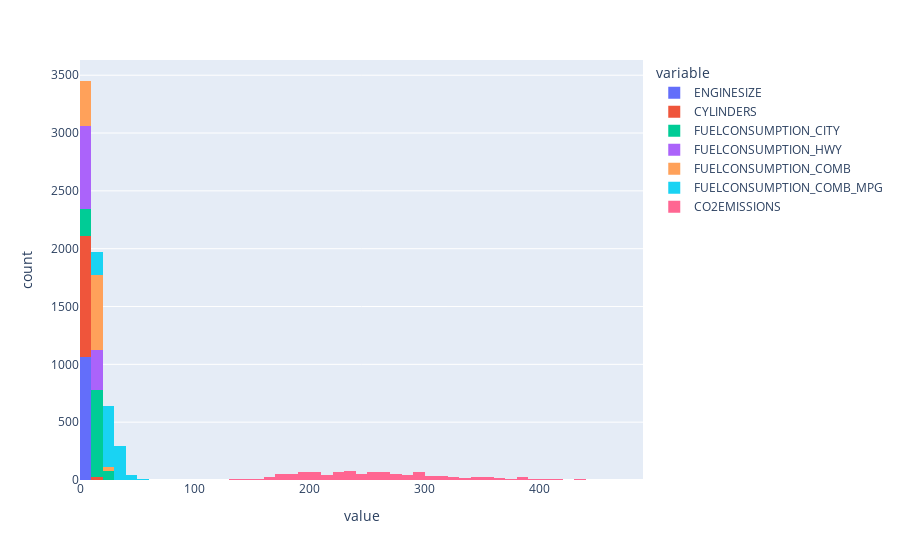

The notebook cell saved with this chart:
### Markdown cell above
# Exercise 1 : Histogram

Plot a Histogram for the following columns :-

1. CO2EMISSIONS
2. CYLINDERS
3. ENGINESIZE
4. FUELCONSUMPTION_COMB
5. FUELCONSUMPTION_CITY
6. FUELCONSUMPTION_HWY
7. FUELCONSUMPTION_COMB_MPG

### Code cell
px.histogram(df, x=['ENGINESIZE', 'CYLINDERS', 'FUELCONSUMPTION_CITY', 'FUELCONSUMPTION_HWY', 
                    'FUELCONSUMPTION_COMB', 'FUELCONSUMPTION_COMB_MPG', 'CO2EMISSIONS'])

### Figure 1 — Plotly figure (JSON) as saved in the notebook; plotly's stock layout.template omitted (floating-point values rounded to 4 significant figures; data arrays with more than 128 entries replaced by an {"elided": "..."} marker saying what was removed)
{"data": [{"alignmentgroup": "True", "bingroup": "x", "hovertemplate": "variable=ENGINESIZE<br>value=%{x}<br>count=%{y}<extra></extra>", "legendgroup": "ENGINESIZE", "marker": {"color": "#636efa", "pattern": {"shape": ""}}, "name": "ENGINESIZE", "offsetgroup": "ENGINESIZE", "orientation": "v", "showlegend": true, "type": "histogram", "x": {"elided": "1067 float values"}, "xaxis": "x", "yaxis": "y"}, {"alignmentgroup": "True", "bingroup": "x", "hovertemplate": "variable=CYLINDERS<br>value=%{x}<br>count=%{y}<extra></extra>", "legendgroup": "CYLINDERS", "marker": {"color": "#EF553B", "pattern": {"shape": ""}}, "name": "CYLINDERS", "offsetgroup": "CYLINDERS", "orientation": "v", "showlegend": true, "type": "histogram", "x": {"elided": "1067 int values"}, "xaxis": "x", "yaxis": "y"}, {"alignmentgroup": "True", "bingroup": "x", "hovertemplate": "variable=FUELCONSUMPTION_CITY<br>value=%{x}<br>count=%{y}<extra></extra>", "legendgroup": "FUELCONSUMPTION_CITY", "marker": {"color": "#00cc96", "pattern": {"shape": ""}}, "name": "FUELCONSUMPTION_CITY", "offsetgroup": "FUELCONSUMPTION_CITY", "orientation": "v", "showlegend": true, "type": "histogram", "x": {"elided": "1067 float values"}, "xaxis": "x", "yaxis": "y"}, {"alignmentgroup": "True", "bingroup": "x", "hovertemplate": "variable=FUELCONSUMPTION_HWY<br>value=%{x}<br>count=%{y}<extra></extra>", "legendgroup": "FUELCONSUMPTION_HWY", "marker": {"color": "#ab63fa", "pattern": {"shape": ""}}, "name": "FUELCONSUMPTION_HWY", "offsetgroup": "FUELCONSUMPTION_HWY", "orientation": "v", "showlegend": true, "type": "histogram", "x": {"elided": "1067 float values"}, "xaxis": "x", "yaxis": "y"}, {"alignmentgroup": "True", "bingroup": "x", "hovertemplate": "variable=FUELCONSUMPTION_COMB<br>value=%{x}<br>count=%{y}<extra></extra>", "legendgroup": "FUELCONSUMPTION_COMB", "marker": {"color": "#FFA15A", "pattern": {"shape": ""}}, "name": "FUELCONSUMPTION_COMB", "offsetgroup": "FUELCONSUMPTION_COMB", "orientation": "v", "showlegend": true, "type": "histogram", "x": {"elided": "1067 float values"}, "xaxis": "x", "yaxis": "y"}, {"alignmentgroup": "True", "bingroup": "x", "hovertemplate": "variable=FUELCONSUMPTION_COMB_MPG<br>value=%{x}<br>count=%{y}<extra></extra>", "legendgroup": "FUELCONSUMPTION_COMB_MPG", "marker": {"color": "#19d3f3", "pattern": {"shape": ""}}, "name": "FUELCONSUMPTION_COMB_MPG", "offsetgroup": "FUELCONSUMPTION_COMB_MPG", "orientation": "v", "showlegend": true, "type": "histogram", "x": {"elided": "1067 int values"}, "xaxis": "x", "yaxis": "y"}, {"alignmentgroup": "True", "bingroup": "x", "hovertemplate": "variable=CO2EMISSIONS<br>value=%{x}<br>count=%{y}<extra></extra>", "legendgroup": "CO2EMISSIONS", "marker": {"color": "#FF6692", "pattern": {"shape": ""}}, "name": "CO2EMISSIONS", "offsetgroup": "CO2EMISSIONS", "orientation": "v", "showlegend": true, "type": "histogram", "x": {"elided": "1067 int values"}, "xaxis": "x", "yaxis": "y"}], "layout": {"autosize": true, "barmode": "relative", "legend": {"title": {"text": "variable"}, "tracegroupgap": 0}, "margin": {"t": 60}, "xaxis": {"anchor": "y", "autorange": true, "domain": [0, 1], "range": [0, 490], "title": {"text": "value"}, "type": "linear"}, "yaxis": {"anchor": "x", "autorange": true, "domain": [0, 1], "range": [0, 3632.0], "title": {"text": "count"}}}}
